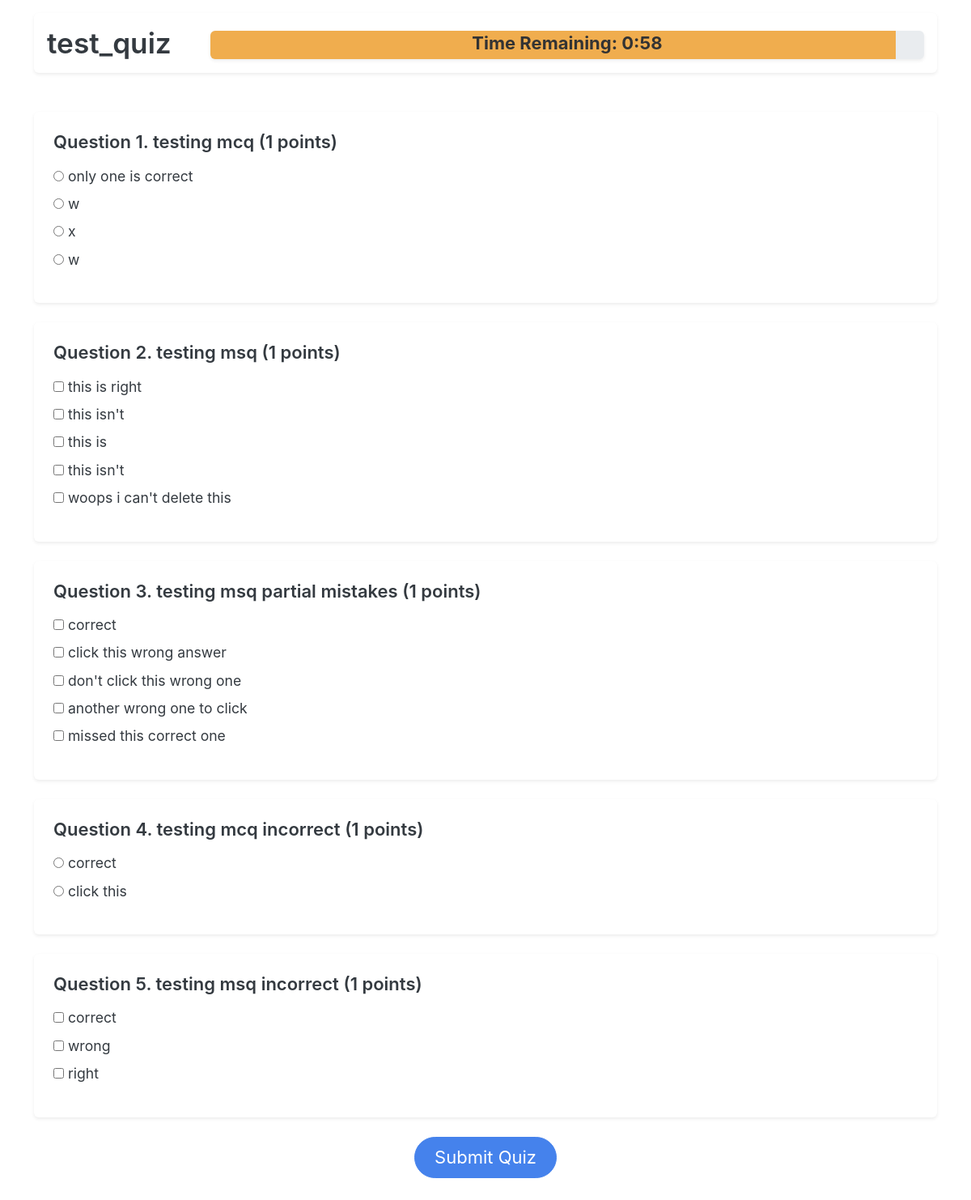
Screenshot of /user/3 (signed in) with the database file from the repository.
### models/models.py (models this page shows)
class Quiz(db.Model):
    __tablename__ = "quiz"
    quiz_id: Mapped[id_pk]
    quiz_name: Mapped[str]
    chapter_id: Mapped[int]
    subject_id: Mapped[int]
    date: Mapped[Optional[date]]
    duration: Mapped[Optional[int]]  # minutes? hopefully
    remarks: Mapped[str]
    total_marks: Mapped[int] = mapped_column(default=0)
    questions: Mapped[List["Question"]] = relationship(
        back_populates="quiz", cascade="all,delete-orphan"
    )
    quiz_attempts: Mapped[List["QuizAttempt"]] = relationship(
        back_populates="quiz", cascade="all,delete-orphan"
    )
    chapter: Mapped["Chapter"] = relationship(back_populates="quizzes") # maybe change this
    __table_args__ = (
        ForeignKeyConstraint(
            ['subject_id', 'chapter_id'],  # Composite foreign key
            ['chapter.subject_id', 'chapter.chapter_id']
        ),
    )

class Question(db.Model):
    __tablename__ = "question"
    quiz_id: Mapped[int] = mapped_column(ForeignKey("quiz.quiz_id"))
    question_id: Mapped[id_pk]
    text: Mapped[str]
    marks: Mapped[int]
    quiz: Mapped["Quiz"] = relationship(back_populates="questions")
    options: Mapped[List["Option"]] = relationship(
        back_populates="question", cascade="all,delete-orphan"
    )
    is_msq: Mapped[bool] = mapped_column(default=False)

class Option(db.Model):
    __tablename__ = "option"
    option_id: Mapped[id_pk]
    question_id: Mapped[int] = mapped_column(ForeignKey("question.question_id"))
    text: Mapped[str]
    is_correct: Mapped[bool] = mapped_column(
        default=False
    )  # Assuming default is not correct
    question: Mapped["Question"] = relationship(back_populates="options")
    question_attempts: Mapped[List["QuestionAttempt"]] = relationship(
        secondary="selected_option",
        back_populates="selected_options"
    )

### routes/user_routes.py (the view)
@user_bp.route("/<int:quiz_id>", methods=["GET"])
def quiz(quiz_id):
    quiz = select_quiz(quiz_id)
    session[f"quiz{quiz_id}_start_time"] = datetime.now(
        timezone.utc
    )  # Record start time in session
    return render_template("user/quiz.html", quiz=quiz)

### routes/__init__.py (called while the page is built)
def init_login_manager(app):
    login_manager = LoginManager()
    login_manager.init_app(app)
    login_manager.login_view = "auth.login"  # goes to the login() function in auth_bp
    @login_manager.user_loader
    def load_user(user_id):
        return db.session.scalar(select(User).where(User.user_id == user_id))

### routes/user_routes.py (called while the page is built)
@user_bp.before_request  # makes it so you have to be logged in to access, and allows admin to access it too to test :)
@login_required
def user_required():
    pass

### utils/db_utils.py (called while the page is built)
def select_quiz(quiz_id):
    return db.session.scalar(select(Quiz).where(Quiz.quiz_id == quiz_id))

### templates/user/quiz.html (shortened to what this page needs)
{% extends "base.html" %}  {% block body %}
<div class="container sticky-top pt-3">
  <div class="card shadow-sm border-0">
    <div class="card-body p-3">
      <div class="d-flex align-items-center">
        <div class="me-5">
          <h2 class="card-title fw-semibold mb-0">{{ quiz.quiz_name }}</h2>
        </div>
        {% if quiz.duration %}
        <div class="flex-grow-1 mt-1">
          <div
            class="progress shadow-sm"
            role="progressbar"
            style="height: 35px"
          >
            <div
              id="timer-bar"
              class="progress-bar overflow-visible text-light text-center bg-warning"
              style="width: 100%"
            >
              <h5 class="progress-bar-title">
                Time Remaining: <span id="timer"></span>
              </h5>
            </div>
          </div>
        </div>
        {% endif %}
      </div>
    </div>
  </div>
</div>
<div class="container py-5">
  <form
    method="POST"
    id="quiz-form"
    action="{{ url_for('user.submit_quiz', quiz_id=quiz.quiz_id) }}"
  >
    {% if quiz.questions %} {% for question in quiz.questions %}
    <div class="mb-4">
      <div class="card shadow-sm border-0">
        <div class="card-body p-4">
          <h5 class="card-title fw-semibold mb-3">
            Question {{ loop.index }}. {{ question.text }} ({{ question.marks }}
            points)
          </h5>
          {% if question.options %} {% if question.is_msq %} {% set type =
          "checkbox" %} {% else %} {% set type = "radio" %} {% endif %}
          <ul class="list-unstyled">
            {% for option in question.options %}
            <li class="mb-2">
              <input
                type="{{type}}"
                name="question_{{ question.question_id }}[]"
                id="option_{{ option.option_id }}"
                value="{{ option.option_id }}"
              />
              <label for="option_{{ option.option_id }}">
                {{ option.text }}
              </label>
            </li>
            {% endfor %}
          </ul>
          {% else %}
          <p class="text-muted">No options available for this question.</p>
          {% endif %}
        </div>
      </div>
    </div>
    {% endfor %} {% else %}
    <div class="text-center py-5">
      <p class="text-muted mb-0">No questions available in this quiz.</p>
    </div>
    {% endif %} {% if quiz.questions %}
    <div class="text-center mt-4">
      <button type="submit" class="btn btn-primary btn-lg px-4">
        Submit Quiz
      </button>
    </div>
    {% endif %}
  </form>
</div>
 {% endblock %}

### rows the page displays
Quiz: quiz_name "test_quiz"
Question: text "testing mcq", marks "1"
Option: text "only one is correct"
Option: text "w"
Option: text "x"
Option: text "w"
Question: text "testing msq", marks "1"
Option: text "this is right"
Option: text "this isn't"
Option: text "this is"
Option: text "this isn't"
Option: text "woops i can't delete this"
Question: text "testing msq partial mistakes", marks "1"
Option: text "correct"
Option: text "click this wrong answer"
Option: text "don't click this wrong one"
Option: text "another wrong one to click"
Option: text "missed this correct one"
Question: text "testing mcq incorrect", marks "1"
Option: text "correct"
Option: text "click this"
Question: text "testing msq incorrect", marks "1"
Option: text "correct"
Option: text "wrong"
Option: text "right"
